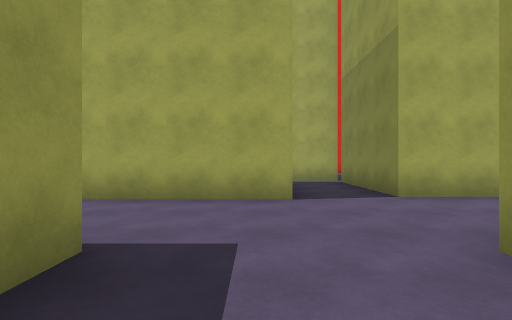
View 1 (above)

24 first-person views from a walk through a scene from a Unity 3-D project. The camera is 1.3 m above the floor, looks level and sees 85° across. The floor is counted in squares, 2 m on a side. Each view is taken from the middle of a square. On the plan, view 1 faces up. The plan holds only what a view shows up to about 9 squares ahead; the rest is blank. The place goes on beyond the plan. The player character is not drawn. Some animated figures are left out.

View 2
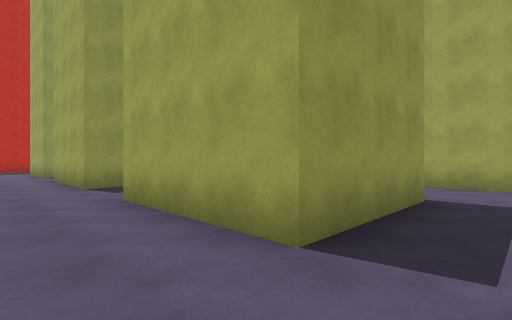

View 3
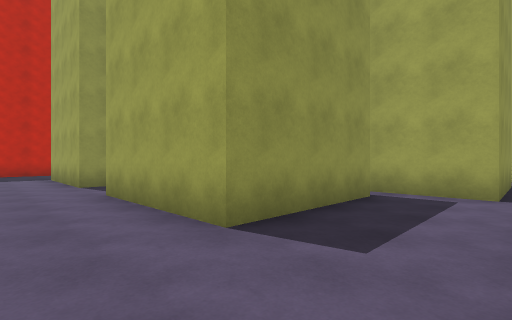

View 4
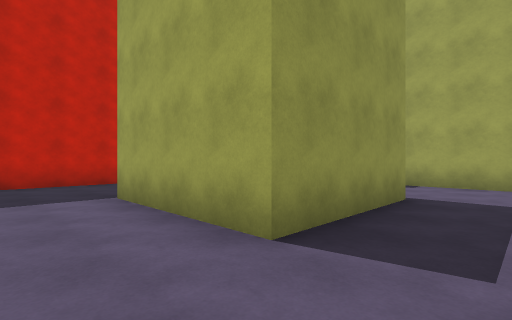

View 5
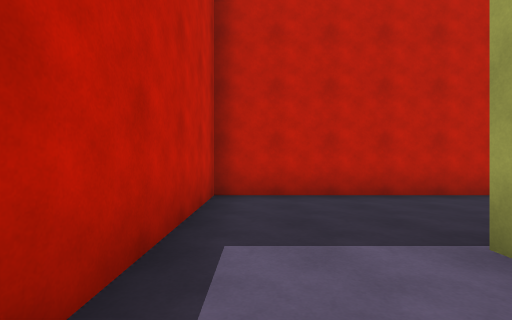

View 6
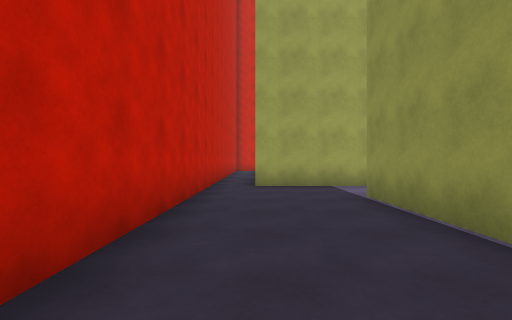

View 7
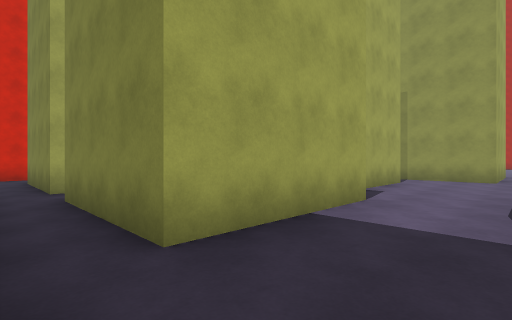

View 8
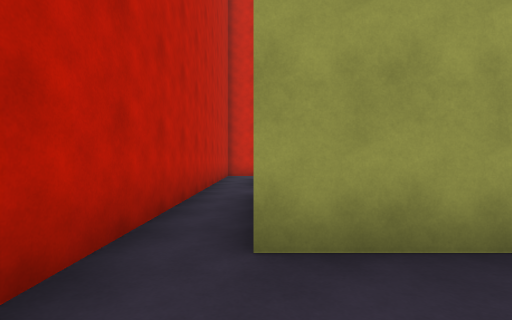

View 9
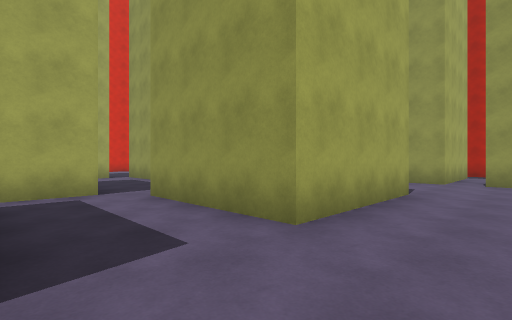

View 10
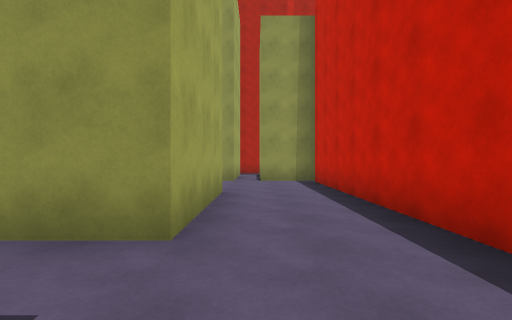

View 11
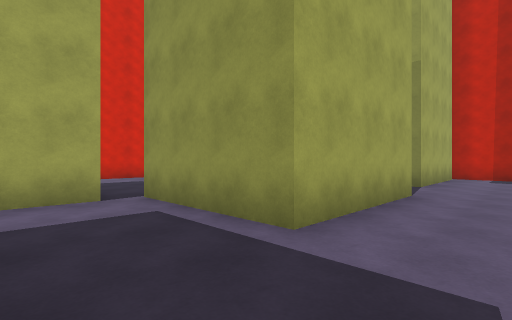

View 12
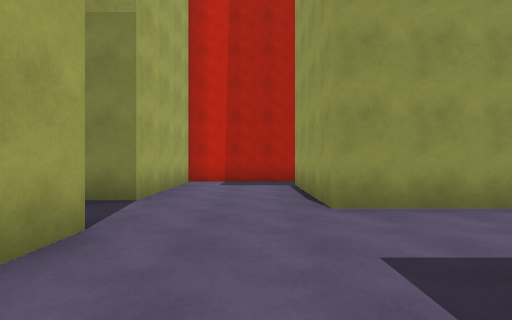

View 13
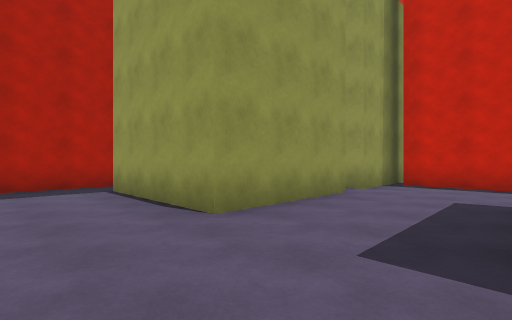

View 14
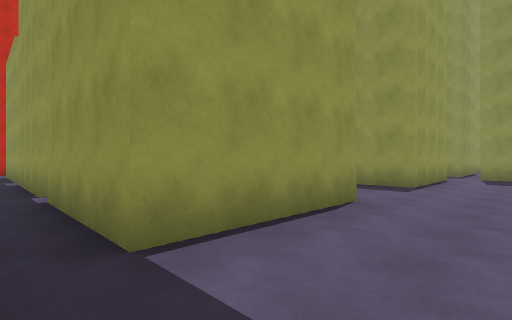

View 15
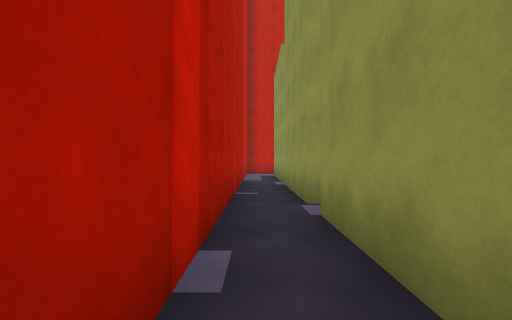

View 16
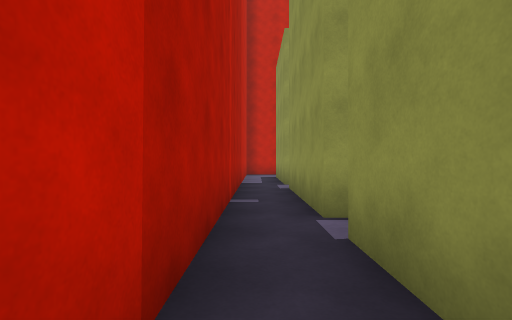

View 17
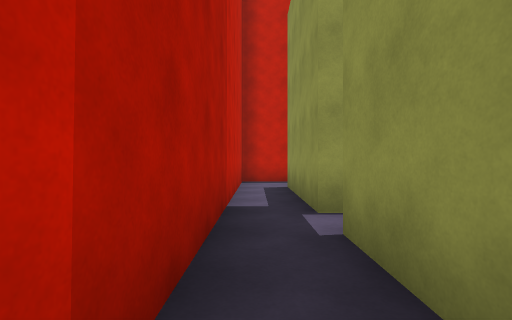

View 18
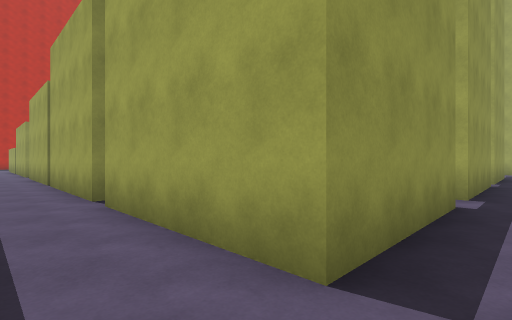

View 19
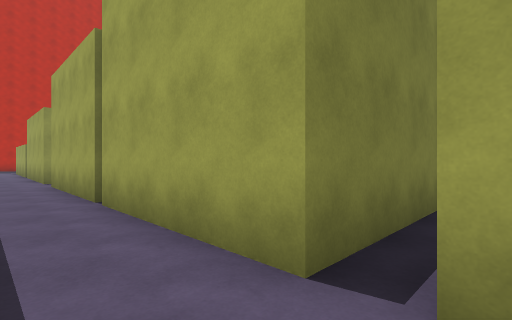

View 20
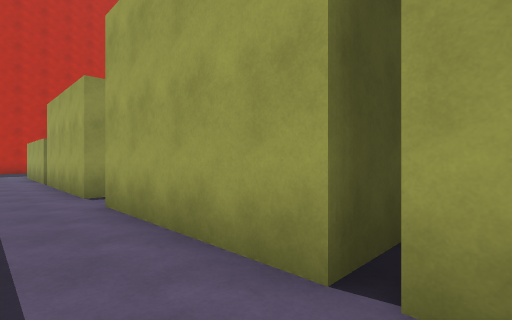

View 21
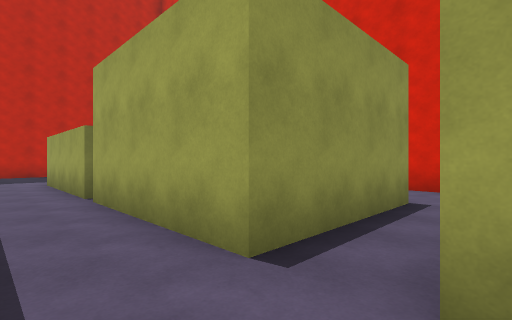

View 22
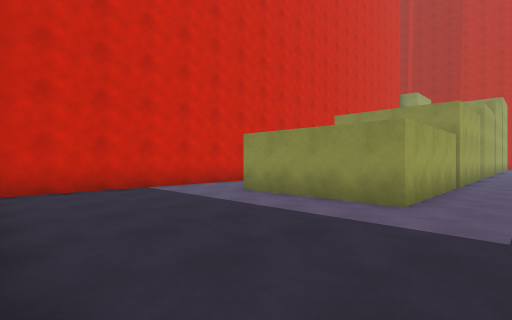

View 23
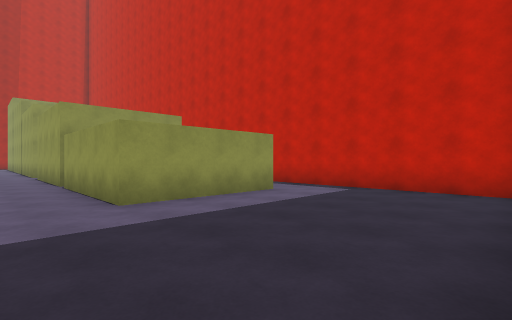

View 24
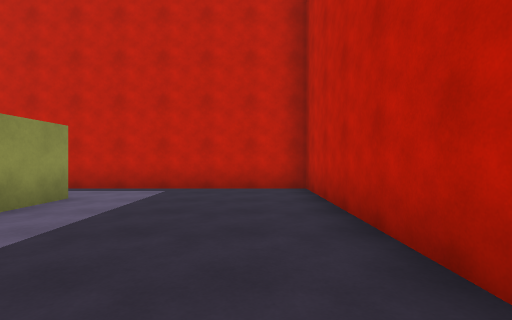

### Floor plan
Points are (right, up) in squares from view 1. A wall is a line through its corners. A room is listed if a view was taken in it or the views show most of it. See-through windows are left out.
Room 1 (views 1, 2, 3, 4, 5, 6, 7, 8, 9, 10, 13, 14, 15, 16)
walls: (-7.1, 2) (-7.1, -1.3) (-10.6, -1.3); (-5.4, 2.8) (-7.5, 2.8); (-8.9, 2.8) (-8.9, 4.6); (-5.1, -3.8) (1.5, -3.8); (-1.2, 2) (-1.2, -1.3) (-4.7, -1.3) (-4.7, 2); (-10.4, 4.6) (-13.4, 4.6); (-12.5, 2) (-12.5, -1.3) (-16.1, -1.3); (0.6, 4.6) (-1.4, 4.6); (1.7, 2) (5.2, 2) (5.2, -1.3) (1.7, -1.3) (1.7, 2); (-14.5, 4) (-18, 4); (1.7, -4.9) (1.7, -2.1) (2.3, -2.1); (-16, -0.9) (-16, 2); (2.6, 8.7) (1.1, 8.7); (6, 4.9) (2.5, 4.9) (2.5, 8.3); (6.4, -1.4) (6.4, 5.1); (-19.1, 3.6) (-19.1, -3.8) (-14.7, -3.8)
ways out: opening at (-5, 3) to room 2; opening at (-2.5, 3.5) to room 2; opening at (5.5, -1.5) to room 3; opening at (-19, 4); opening at (-10, 5.5)
Room 2 (views 11, 12)
walls: (-5.4, 4.5) (-5.4, 2.8); (-4.7, 2) (-1.2, 2); (-1.4, 4.6) (-2.9, 4.6)
ways out: opening at (-5, 3) to room 1; opening at (-2.5, 3.5) to room 1; opening at (-4.5, 5.5) to room 5
Room 3 (view 17)
walls: (5.2, -2.1) (5.2, -5.5); (6.4, -5.4) (6.4, -1.4)
ways out: opening at (5.5, -1.5) to room 1; opening at (6, -5) to room 6
Room 4 (views 18, 19, 20, 21, 22, 23, 24)
walls: (-7.3, -6.4) (-7.3, -9.7) (-10.9, -9.7); (-7.2, -4.5) (-8, -4.5); (-10.9, -6.4) (-7.7, -6.4); (-2.8, -8.5) (-2.8, -9.7) (-6.4, -9.7); (-11.2, -9.7) (-14.8, -9.7) (-14.8, -6.4) (-11.4, -6.4); (-13, -4.5) (-18.7, -4.5); (1.1, -6.7) (1.1, -9.7) (-2.5, -9.7); (-19.1, -6.2) (-19.1, -11.4) (-13.4, -11.4); (5.2, -9.7) (1.6, -9.7); (5, -11.4) (6.4, -11.4) (6.4, -9.4)
ways out: opening at (6, -7.5) to room 6
Room 5 (no view inside)
walls: (-5.4, 6) (-5.4, 4.5); (-3.5, 7.9) (-4.9, 7.9); (-2.9, 4.6) (-2.9, 7.9)
ways out: opening at (-4.5, 5.5) to room 2
Room 6 (no view inside)
walls: (5.2, -6.4) (5.2, -9.7); (6.4, -9.4) (6.4, -5.4)
ways out: opening at (6, -5) to room 3; opening at (6, -7.5) to room 4

Where each view was taken, in squares from view 1:
view 1: 0 up, 0 right, facing up
view 2: 3 down, 0 right, facing up-left
view 3: 3 down, 5 left, facing up-left
view 4: 3 down, 11 left, facing up-left
view 5: 3 down, 14 left, facing left
view 6: 3 down, 18 left, facing up
view 7: 2 up, 19 left, facing up-right
view 8: 2 up, 18 left, facing up
view 9: 3 down, 7 left, facing up-right
view 10: 2 down, 7 left, facing right
view 11: 3 up, 5 left, facing up-right
view 12: 3 up, 2 left, facing right
view 13: 4 up, 1 left, facing down-right
view 14: 4 up, 6 right, facing down-left
view 15: 2 up, 6 right, facing down
view 16: 1 up, 6 right, facing down
view 17: 3 down, 6 right, facing down
view 18: 11 down, 6 right, facing up-left
view 19: 11 down, 2 right, facing up-left
view 20: 11 down, 2 left, facing up-left
view 21: 11 down, 6 left, facing up-left
view 22: 11 down, 19 left, facing up-right
view 23: 5 down, 19 left, facing down-right
view 24: 5 down, 18 left, facing down
